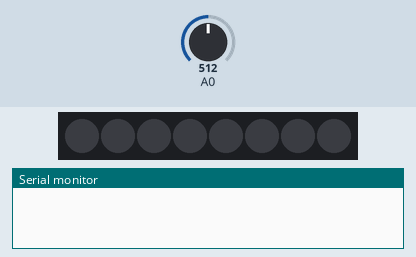
This sketch was run on a simulated Arduino Uno, built with avr-gcc and run on an emulated ATmega328P. Shown: 8 RGB LEDs in strip order, left to right, the last lines printed to the serial monitor. The test bench sets the inputs (shaded band); at power-on: A0 = 512. The strip is taken to match the declared colour order.

Above: at 1.2 s.
1.3 s: A0 set to 501
At 1.8 s:
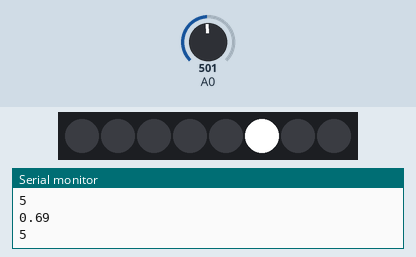
3.9 s: A0 set to 522
5.4 s: A0 set to 511
At 7.23 s:
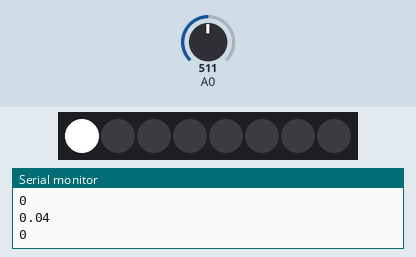
7.5 s: A0 set to 716
9.0 s: A0 set to 502
At 11.44 s:
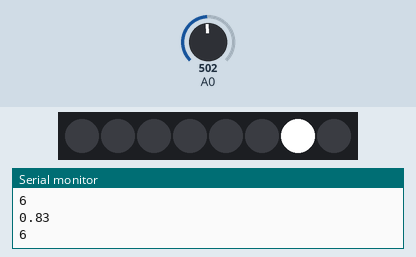
Timing chart, 0 to 12.4 s (numbered marks = the images above; inputs shaded):
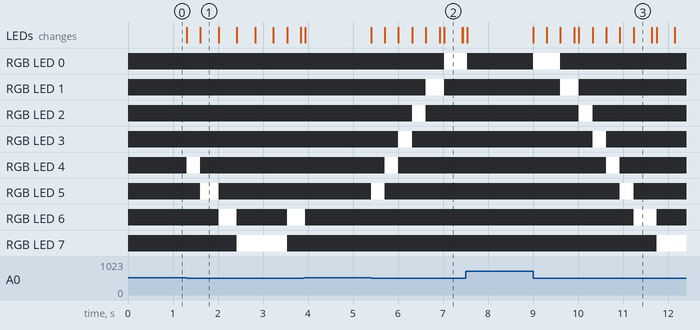

The sketch:

Neopixel_sketch.ino
```cpp
#include <Adafruit_NeoPixel.h>

#define PIN  6
Adafruit_NeoPixel balken = Adafruit_NeoPixel(8,PIN,NEO_KHZ800);

double sinus = 0.0;
double I = 0.0;
int led = 0;

void setup()
{
  balken.begin();
  balken.show();
  Serial.begin(9600);
}

void loop()
{
  if (analogRead(A0) < 512){
  sinus = (sin(I) + 1)/2.0; //zwischen 0 und 1
  Serial.println(sinus);
  led = round(sinus*7);
  Serial.println(led);
  balken.setPixelColor(led,255,255,255);
  balken.show();
  delay(100);
  balken.setPixelColor(led,0,0,0);
  balken.show();
  I = I + 0.1;
  }
}


/*
  balken.setPixelColor(8,0,0,0);
  for (int i = 0; i < 8; i++)
  {
    balken.setPixelColor(i,255,255,255);
    if(i>0)
    {
      balken.setPixelColor(i-1,0,0,0);
    }
    balken.show();
    delay(50);
  }
    for (int i = 7; i > -1; i--)
  {
    balken.setPixelColor(i,255,255,255);
    if(i < 7)
    {
      balken.setPixelColor(i+1,0,0,0);
    }
    balken.show();
    delay(50);
  }
  */
```

Measured:
- the behaviour switches between 512 and 511 on A0 (found by bisection; images 0 and 1)
- after the input at 1.3 s, RGB LED 4: off → RGB(255, 255, 255) at once, → off 0.30 s later; RGB LED 5: off → RGB(255, 255, 255) after 0.31 s, → off 0.41 s later
- after the input at 5.4 s, RGB LED 0: off → RGB(255, 255, 255) after 1.6 s; RGB LED 1: off → RGB(255, 255, 255) after 1.2 s, → off 0.41 s later
- after the input at 9.0 s, RGB LED 0: off → RGB(255, 255, 255) at once, → off 0.61 s later; RGB LED 1: off → RGB(255, 255, 255) after 0.61 s, → off 0.41 s later
- what the display in image 1 shows lasts 0.4 s, from 1.6 s to 2.0 s
